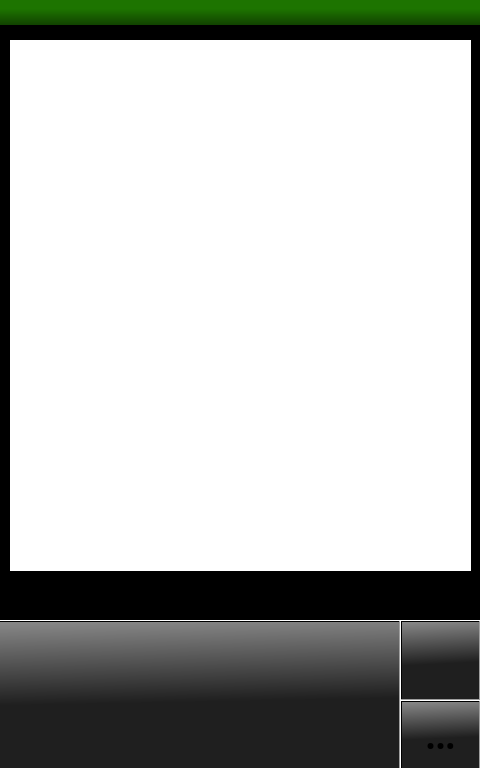
<?xml version="1.0" encoding="UTF-8"?>
<ui version="4.0">
 <class>Form</class>
 <widget class="QWidget" name="Form">
  <property name="geometry">
   <rect>
    <x>0</x>
    <y>0</y>
    <width>480</width>
    <height>768</height>
   </rect>
  </property>
  <property name="windowTitle">
   <string>Form</string>
  </property>
  <property name="styleSheet">
   <string notr="true">background-color: rgb(0, 0, 0);</string>
  </property>
  <widget class="QLabel" name="label">
   <property name="geometry">
    <rect>
     <x>10</x>
     <y>40</y>
     <width>461</width>
     <height>531</height>
    </rect>
   </property>
   <property name="styleSheet">
    <string notr="true">background-color: rgb(255, 255, 255);</string>
   </property>
   <property name="text">
    <string/>
   </property>
  </widget>
  <widget class="QPushButton" name="pushButton">
   <property name="geometry">
    <rect>
     <x>-10</x>
     <y>620</y>
     <width>411</width>
     <height>151</height>
    </rect>
   </property>
   <property name="font">
    <font>
     <family>Droid Sans</family>
     <pointsize>26</pointsize>
     <bold>true</bold>
    </font>
   </property>
   <property name="styleSheet">
    <string notr="true">background-color: qlineargradient(spread:pad, x1:0.35, y1:0.551227, x2:0.321858, y2:0, stop:0 rgba(31, 31, 31, 255), stop:1 rgba(133, 133, 133, 255));</string>
   </property>
   <property name="text">
    <string/>
   </property>
   <property name="icon">
    <iconset>
     <normaloff>../Downloads/Frame_1__5_-removebg-preview.png</normaloff>../Downloads/Frame_1__5_-removebg-preview.png</iconset>
   </property>
   <property name="iconSize">
    <size>
     <width>140</width>
     <height>140</height>
    </size>
   </property>
  </widget>
  <widget class="QPushButton" name="pushButton_2">
   <property name="geometry">
    <rect>
     <x>400</x>
     <y>620</y>
     <width>81</width>
     <height>81</height>
    </rect>
   </property>
   <property name="font">
    <font>
     <family>Droid Sans</family>
     <pointsize>26</pointsize>
     <bold>true</bold>
    </font>
   </property>
   <property name="styleSheet">
    <string notr="true">background-color: qlineargradient(spread:pad, x1:0.35, y1:0.551227, x2:0.321858, y2:0, stop:0 rgba(31, 31, 31, 255), stop:1 rgba(133, 133, 133, 255));</string>
   </property>
   <property name="text">
    <string/>
   </property>
   <property name="icon">
    <iconset>
     <normaloff>../Downloads/Frame 16 (5).png</normaloff>../Downloads/Frame 16 (5).png</iconset>
   </property>
   <property name="iconSize">
    <size>
     <width>140</width>
     <height>140</height>
    </size>
   </property>
  </widget>
  <widget class="QPushButton" name="pushButton_3">
   <property name="geometry">
    <rect>
     <x>400</x>
     <y>700</y>
     <width>81</width>
     <height>71</height>
    </rect>
   </property>
   <property name="font">
    <font>
     <family>Droid Sans</family>
     <pointsize>26</pointsize>
     <bold>true</bold>
    </font>
   </property>
   <property name="styleSheet">
    <string notr="true">background-color: qlineargradient(spread:pad, x1:0.35, y1:0.551227, x2:0.321858, y2:0, stop:0 rgba(31, 31, 31, 255), stop:1 rgba(133, 133, 133, 255));</string>
   </property>
   <property name="text">
    <string>...</string>
   </property>
   <property name="iconSize">
    <size>
     <width>140</width>
     <height>140</height>
    </size>
   </property>
  </widget>
  <widget class="QFrame" name="frame">
   <property name="geometry">
    <rect>
     <x>0</x>
     <y>0</y>
     <width>481</width>
     <height>25</height>
    </rect>
   </property>
   <property name="styleSheet">
    <string notr="true">background-color: qlineargradient(spread:pad, x1:0.881962, y1:0.353, x2:0.882, y2:1, stop:0 rgba(29, 116, 0, 255), stop:1 rgba(17, 66, 0, 255));</string>
   </property>
   <property name="frameShape">
    <enum>QFrame::Shape::NoFrame</enum>
   </property>
   <property name="frameShadow">
    <enum>QFrame::Shadow::Raised</enum>
   </property>
  </widget>
  <widget class="QLabel" name="label_2">
   <property name="geometry">
    <rect>
     <x>290</x>
     <y>590</y>
     <width>191</width>
     <height>20</height>
    </rect>
   </property>
   <property name="font">
    <font>
     <family>Droid Sans</family>
     <pointsize>11</pointsize>
     <bold>true</bold>
    </font>
   </property>
   <property name="text">
    <string>15:39, 19 Nisan 2026</string>
   </property>
  </widget>
 </widget>
 <resources/>
 <connections/>
</ui>
